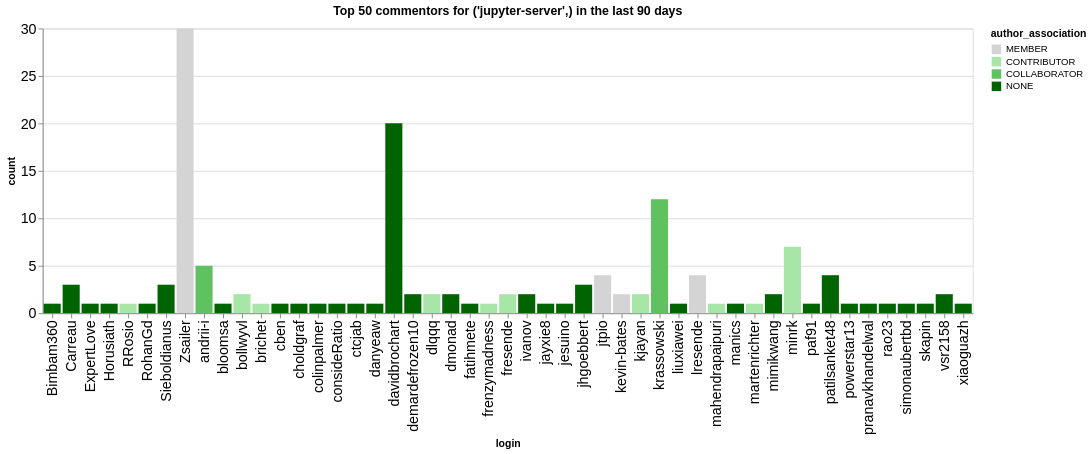

Source (notebook cell):
### Code cell
n_plot = 50
charts = []
for ii, (iorg, idata) in enumerate(commentors.groupby(['org'])):
    title = f"Top {n_plot} commentors for {iorg} in the last {n_days} days"
    idata = idata.groupby('login', as_index=False).agg({'count': 'sum', 'author_association': 'first'})
    idata = idata.sort_values('count', ascending=False).head(n_plot)
    ch = alt.Chart(data=idata.head(n_plot), title=title).mark_bar().encode(
        x='login',
        y='count',
        color=alt.Color('author_association', scale=alt.Scale(domain=author_types, range=author_colors))
    )
    charts.append(ch)
alt.hconcat(*charts)

### Figure 1 — Vega-Lite specification as saved in the notebook (floating-point values rounded to 4 significant figures)
{"config": {"axisLeft": {"labelFontSize": 15}, "axisBottom": {"labelFontSize": 15}}, "hconcat": [{"mark": {"type": "bar"}, "encoding": {"color": {"field": "author_association", "scale": {"domain": ["MEMBER", "CONTRIBUTOR", "COLLABORATOR", "NONE"], "range": ["rgb(211.82745098039214, 211.82745098039214, 211.82745098039214)", "rgb(166.98562091503268, 229.89803921568628, 166.98562091503268)", "rgb(96.37647058823529, 192.75294117647059, 96.37647058823529)", "rgb(0.0, 100.3921568627451, 0.0)"]}, "type": "nominal"}, "x": {"field": "login", "type": "nominal"}, "y": {"field": "count", "type": "quantitative"}}, "title": "Top 50 commentors for ('jupyter-server',) in the last 90 days"}], "data": {"name": "data-34b5b60d6f65b75ac663c7f02cfdb563"}, "$schema": "https://vega.github.io/schema/vega-lite/v5.20.1.json", "datasets": {"data-34b5b60d6f65b75ac663c7f02cfdb563": [{"login": "Zsailer", "count": 30, "author_association": "MEMBER"}, {"login": "davidbrochart", "count": 20, "author_association": "NONE"}, {"login": "krassowski", "count": 12, "author_association": "COLLABORATOR"}, {"login": "minrk", "count": 7, "author_association": "CONTRIBUTOR"}, {"login": "andrii-i", "count": 5, "author_association": "COLLABORATOR"}, {"login": "jtpio", "count": 4, "author_association": "MEMBER"}, {"login": "lresende", "count": 4, "author_association": "MEMBER"}, {"login": "patilsanket48", "count": 4, "author_association": "NONE"}, {"login": "Carreau", "count": 3, "author_association": "NONE"}, {"login": "Sieboldianus", "count": 3, "author_association": "NONE"}, {"login": "jhgoebbert", "count": 3, "author_association": "NONE"}, {"login": "fresende", "count": 2, "author_association": "CONTRIBUTOR"}, {"login": "bollwyvl", "count": 2, "author_association": "CONTRIBUTOR"}, {"login": "vsr2158", "count": 2, "author_association": "NONE"}, {"login": "ivanov", "count": 2, "author_association": "NONE"}, {"login": "kjayan", "count": 2, "author_association": "CONTRIBUTOR"}, {"login": "kevin-bates", "count": 2, "author_association": "MEMBER"}, {"login": "mimikwang", "count": 2, "author_association": "NONE"}, {"login": "demardefrozen10", "count": 2, "author_association": "NONE"}, {"login": "dlqqq", "count": 2, "author_association": "CONTRIBUTOR"}, {"login": "dmonad", "count": 2, "author_association": "NONE"}, {"login": "ctcjab", "count": 1, "author_association": "NONE"}, {"login": "consideRatio", "count": 1, "author_association": "NONE"}, {"login": "colinpalmer", "count": 1, "author_association": "NONE"}, {"login": "choldgraf", "count": 1, "author_association": "NONE"}, {"login": "Horusiath", "count": 1, "author_association": "NONE"}, {"login": "ExpertLove", "count": 1, "author_association": "NONE"}, {"login": "RRosio", "count": 1, "author_association": "CONTRIBUTOR"}, {"login": "Bimbam360", "count": 1, "author_association": "NONE"}, {"login": "cben", "count": 1, "author_association": "NONE"}, {"login": "brichet", "count": 1, "author_association": "CONTRIBUTOR"}, {"login": "bloomsa", "count": 1, "author_association": "NONE"}, {"login": "RohanGd", "count": 1, "author_association": "NONE"}, {"login": "jayxie8", "count": 1, "author_association": "NONE"}, {"login": "jesuino", "count": 1, "author_association": "NONE"}, {"login": "fatihmete", "count": 1, "author_association": "NONE"}, {"login": "frenzymadness", "count": 1, "author_association": "CONTRIBUTOR"}, {"login": "danyeaw", "count": 1, "author_association": "NONE"}, {"login": "mahendrapaipuri", "count": 1, "author_association": "CONTRIBUTOR"}, {"login": "manics", "count": 1, "author_association": "NONE"}, {"login": "liuxiawei", "count": 1, "author_association": "NONE"}, {"login": "paf91", "count": 1, "author_association": "NONE"}, {"login": "martenrichter", "count": 1, "author_association": "CONTRIBUTOR"}, {"login": "pranavkhandelwal", "count": 1, "author_association": "NONE"}, {"login": "powerstar13", "count": 1, "author_association": "NONE"}, {"login": "rao23", "count": 1, "author_association": "NONE"}, {"login": "simonaubertbd", "count": 1, "author_association": "NONE"}, {"login": "skapin", "count": 1, "author_association": "NONE"}, {"login": "xiaoguazh", "count": 1, "author_association": "NONE"}]}}
